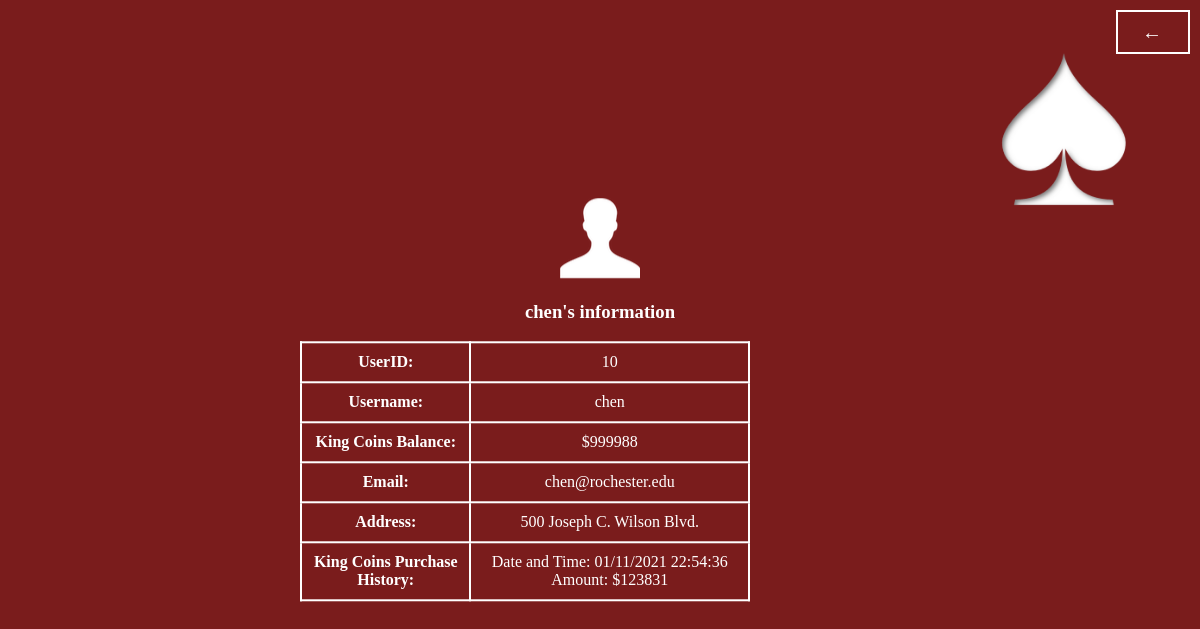
/myinfo (signed in), run on the app's committed database.
### tables this page shows
CREATE TABLE UserInfo(id INTEGER PRIMARY KEY AUTOINCREMENT, name char(1000), username char(1000), email char(1000), address char(1000), password char(1000), confirmpassword char(1000), playertokens INTEGER);

### main.py (the view)
@app.route("/myinfo", methods = ['POST', 'GET'])
def myinfo():
    username = session.get('username')
    con = sqlite3.connect("users.db")
    cur = con.cursor()
    cur.execute(f"SELECT playertokens from UserInfo WHERE username='{username}';")
    userTOKEN = cur.fetchone()
    if (type(userTOKEN) is type(None)):
            flash("Please Log in!",'error')
            return redirect(url_for('login'))
    userTOKEN = userTOKEN[0]
    cur.execute(f"SELECT id from UserInfo WHERE username='{username}';")
    userID = cur.fetchone()
    userID = userID[0]
    cur.execute(f"SELECT address from UserInfo WHERE username='{username}';")
    userADDRESS = cur.fetchone()
    userADDRESS = userADDRESS[0]
    cur.execute(f"SELECT email FROM UserInfo WHERE username='{username}';")
    userEMAIL = cur.fetchone()
    userEMAIL = userEMAIL[0]
    con2 = sqlite3.connect("purchase.db")
    cur2 = con2.cursor()
    cur2.execute(f"SELECT dateandtime, amount FROM user_purchases WHERE username = '{username}'")
    allpurchasehistory = cur2.fetchall()
    print(type(allpurchasehistory))
    allpurchasehistory = list(allpurchasehistory)
    return render_template("myinfo.html", username = username, userTOKEN = userTOKEN, userID = userID, userADDRESS = userADDRESS, userEMAIL = userEMAIL, allpurchasehistory = allpurchasehistory)

### templates/myinfo.html (shortened to what this page needs)
<!DOCTYPE html>
<html lang="en">
<head>
  <link rel="stylesheet" href="static/myinfo.css">
</head>
    <body>
        {% block content %}
        <div class="form-wrapper">
            <div class = "container">
              <div class = "photodiv">
              <img src="/static/login.png">
              </div>
			  <h3 class = "tableheader">{{username}}'s information</h3>
			  <table style="width:75%">
				<tr>
				<th>UserID:</th>
				<td>{{userID}}</td>
				</tr>
				<tr>
				<th>Username:</th>
				<td>{{username}}</td>
				</tr>
				<tr>
				<th>King Coins Balance:</th>
				<td>${{userTOKEN}}</td>
				</tr>
				<tr>
				<th>Email:</th>
				<td>{{userEMAIL}}</td>
				</tr>
				<tr>
					<th>Address:</th>
					<td>{{userADDRESS}}</td>
					</tr>
					<tr>
						<th>King Coins Purchase History:</th>
				<ul>
					<td>
						{%for i in allpurchasehistory%}
						<li>Date and Time: {{i[0]}} Amount: ${{i[1]}}</li>
						{% endfor %}
					</td>
				</ul>
			</tr>
				</table>
            </div>
            <a href="{{url_for('login')}}"><span>←</span></a>
         </div>
{% endblock %}
    </body>
</html>

### static/myinfo.css (style rules this page uses)
body { background: url(background.jpg); background-size: cover; display: flex; overflow: hidden; font-family:Cambria, Cochin, Georgia, Times, 'Times New Roman', serif; color: white; transition: all .35s; }
.container { position: fixed; top: 50%; left: 50%; transform: translate(-50%, -50%); }
.photodiv { text-align: center; }
a { display: block; width: 70px; height: 40px; line-height: 40px; font-size: 20px; font-family:Cambria, Cochin, Georgia, Times, 'Times New Roman', serif; text-decoration: none; color: white; border: 2px solid white; letter-spacing: 2px; text-align: center; transition: all .35s; position: absolute; top: 10px; right: 10px; }
a span { position: relative; z-index: 2; }
a:after { position: absolute; content: ""; top: 0; left: 0; width: 0; height: 100%; background: rgba(255, 255, 255, 0.377); transition: all .35s; }
::placeholder { color: white; font-family:Cambria, Cochin, Georgia, Times, 'Times New Roman', serif; }
table, th, td { border: 2px solid white; border-collapse: collapse; color:white }
th, td { border: 2px solid white; padding: 10px; text-align: center; color:white }
.tableheader { text-align: center; color:white }
li { list-style-type: none; color: white; margin: 0; padding: 0; }

### data on the page
UserInfo: username "chen", playertokens "999988", email "chen@rochester.edu", address "500 Joseph C. Wilson Blvd."

### other printed values
{{ userID }} "10"
{{ i[0] }} "01/11/2021 22:54:36"
{{ i[1] }} "123831"
